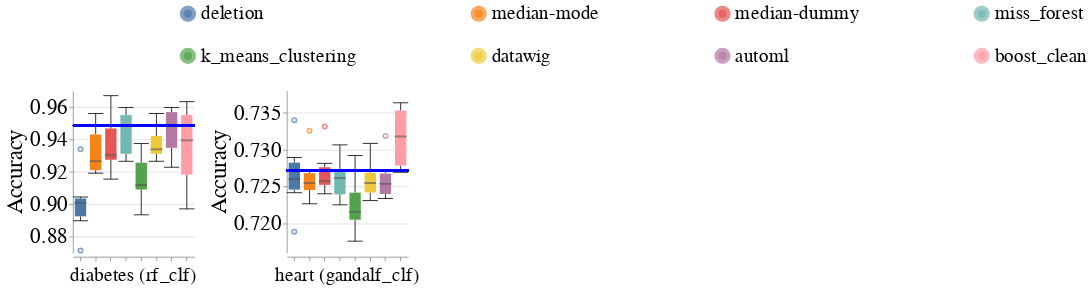

Notebook code cell kept with this figure:
### Markdown cell above
### Overall Metrics

### Code cell
create_box_plots_for_diff_imputers_and_datasets(train_injection_scenario='mixed_exp',
                                                test_injection_scenario='MCAR1 & MAR1 & MNAR1',
                                                metric_name='accuracy',
                                                db_client=db_client)
